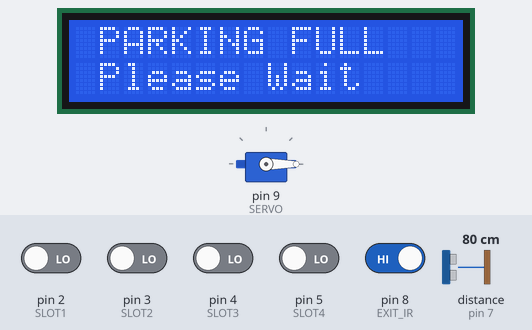
The sketch below on a simulated Arduino Uno, built with avr-gcc and run on an emulated ATmega328P. On the bench: servo, 16×2 character LCD. Wiring (inferred from the names in the program): ultrasonic range finder: trigger pin 6; echo pin 7. The test bench sets the inputs (shaded band); at power-on: pin 8 (EXIT_IR) HIGH, pin 2 (SLOT1), pin 3 (SLOT2), pin 4 (SLOT3), pin 5 (SLOT4) LOW, distance to the obstacle (sensor on pin 7) 80 cm. The echo pulse lasts 58.3 µs per cm; what the sketch prints to the serial monitor is not drawn.

Above: at 3.2 s.
3.3 s: pin 2 (SLOT1) driven HIGH
At 4.7 s:
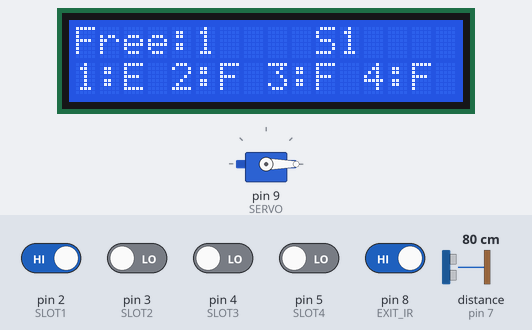
5.1 s: pin 3 (SLOT2) driven HIGH
At 5.5 s:
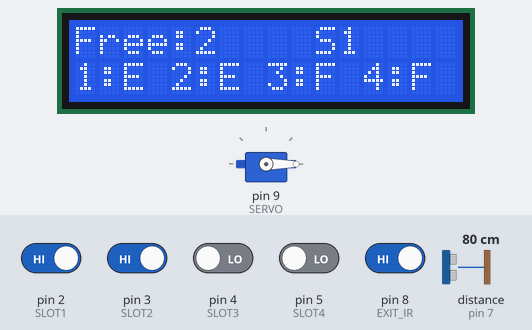
6.6 s: pin 4 (SLOT3) driven HIGH
At 7.6 s:
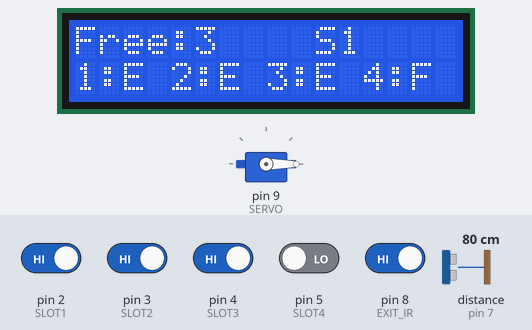
8.1 s: pin 5 (SLOT4) driven HIGH
At 9.3 s:
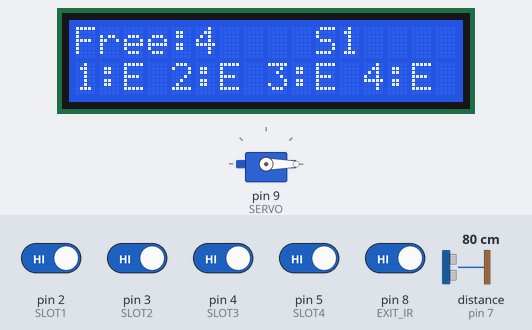
9.6 s: pin 2 (SLOT1) driven LOW
At 10.5 s:
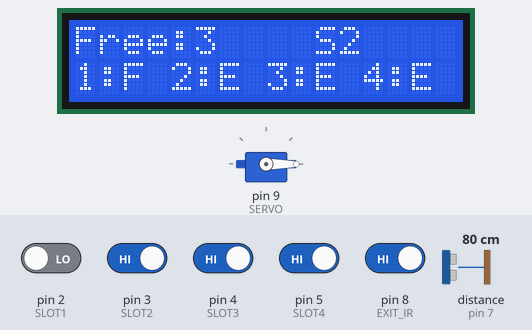
11.1 s: pin 3 (SLOT2) driven LOW
At 12.5 s:
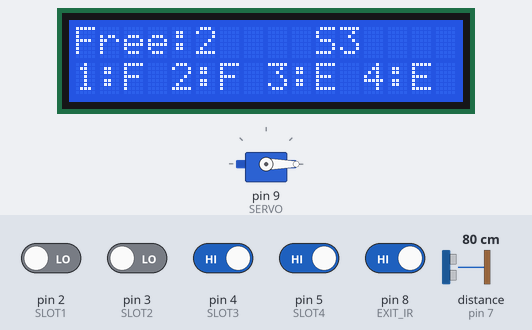
Timing chart, 0 to 13.6 s (numbered marks = the images above; inputs shaded):
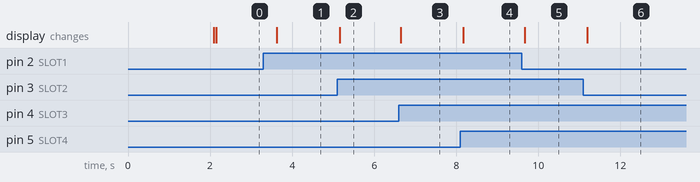

Measured:
- after the input at 3.3 s, the display: changes after 0.33 s (image 1)
- after the input at 5.1 s, the display: changes after 0.06 s (image 2)
- after the input at 6.6 s, the display: changes after 0.05 s (image 3)
- after the input at 8.1 s, the display: changes after 0.07 s (image 4)
- after the input at 9.6 s, the display: changes after 0.07 s (image 5)
- after the input at 11.1 s, the display: changes after 0.09 s (image 6)

The sketch:

Arduino_V2.ino
```cpp
/*****************************************************
      SMART PARKING MANAGEMENT SYSTEM
              Arduino UNO V2
*****************************************************/

#include <Wire.h>
#include <LiquidCrystal_I2C.h>
#include <Servo.h>

#include <SoftwareSerial.h>

SoftwareSerial espSerial(10, 11);

/************* LCD ****************/
LiquidCrystal_I2C lcd(0x27,16,2);

/************* Servo **************/
Servo gateServo;

/************* Pin Definition **************/

// Parking IR Sensors
const byte SLOT1 = 2;
const byte SLOT2 = 3;
const byte SLOT3 = 4;
const byte SLOT4 = 5;

// Ultrasonic
const byte TRIG = 6;
const byte ECHO = 7;

// Exit IR
const byte EXIT_IR = 8;

// Servo
const byte SERVO = 9;

/************* Servo Position **************/

const int GATE_OPEN = 90;
const int GATE_CLOSE = 0;

/************* Ultrasonic **************/

const int ENTRY_DISTANCE = 10;      // 10 cm

long duration;
float distance;

/************* Slot Status **************/

bool slot1 = true;
bool slot2 = true;
bool slot3 = true;
bool slot4 = true;

int availableSlots = 4;

String recommendSlot = "S1";

/************* Gate Status **************/

bool gateOpen = false;
bool entryDetected = false;
bool exitDetected = false;

/************* Timer **************/

unsigned long lcdTimer = 0;
unsigned long espTimer = 0;

const unsigned long LCD_DELAY = 500;
const unsigned long ESP_DELAY = 1000;

/*****************************************************
                    SETUP
*****************************************************/

void setup()
{

Serial.begin(9600);
espSerial.begin(9600);
Serial.println("Arduino Started");

/******** Pin Mode ********/

pinMode(SLOT1,INPUT);
pinMode(SLOT2,INPUT);
pinMode(SLOT3,INPUT);
pinMode(SLOT4,INPUT);

pinMode(TRIG,OUTPUT);
pinMode(ECHO,INPUT);

pinMode(EXIT_IR,INPUT);

/******** Servo ********/

gateServo.attach(SERVO);

gateServo.write(GATE_CLOSE);

/******** LCD ********/

lcd.init();

lcd.backlight();

lcd.clear();

lcd.setCursor(0,0);
lcd.print("SMART PARKING");

lcd.setCursor(1,1);
lcd.print("Initializing");

delay(2000);

lcd.clear();

}

/*****************************************************
            READ PARKING SLOT STATUS
*****************************************************/
void readSlots()
{
  // HIGH = Empty
  // LOW  = Occupied
  // Agar tumhare sensor ulte nikle to sirf ! hata dena

  slot1 = digitalRead(SLOT1);
  slot2 = digitalRead(SLOT2);
  slot3 = digitalRead(SLOT3);
  slot4 = digitalRead(SLOT4);

  availableSlots = 0;

  if(slot1) availableSlots++;
  if(slot2) availableSlots++;
  if(slot3) availableSlots++;
  if(slot4) availableSlots++;
}

/*****************************************************
        FIND RECOMMENDED SLOT
*****************************************************/
void findRecommendSlot()
{
  if(slot1)
    recommendSlot = "S1";

  else if(slot2)
    recommendSlot = "S2";

  else if(slot3)
    recommendSlot = "S3";

  else if(slot4)
    recommendSlot = "S4";

  else
    recommendSlot = "FULL";
}

/*****************************************************
          ULTRASONIC DISTANCE
*****************************************************/
float getDistance()
{
  digitalWrite(TRIG, LOW);
  delayMicroseconds(2);

  digitalWrite(TRIG, HIGH);
  delayMicroseconds(10);

  digitalWrite(TRIG, LOW);

  duration = pulseIn(ECHO, HIGH);

  distance = duration * 0.0343 / 2.0;

  return distance;
}

/*****************************************************
          GATE OPEN FUNCTION
*****************************************************/
void openGate()
{
  if(!gateOpen)
  {
    gateServo.write(GATE_OPEN);
    gateOpen = true;
  }
}

/*****************************************************
          GATE CLOSE FUNCTION
*****************************************************/
void closeGate()
{
  if(gateOpen)
  {
    gateServo.write(GATE_CLOSE);
    gateOpen = false;
  }
}

/*****************************************************
                LCD UPDATE
*****************************************************/
void updateLCD()
{
  lcd.clear();

  // First Line
  lcd.setCursor(0,0);
  lcd.print("Free:");
  lcd.print(availableSlots);

  lcd.setCursor(10,0);
  lcd.print(recommendSlot);

  // Second Line
  lcd.setCursor(0,1);

  lcd.print(slot1 ? "1:E " : "1:F ");
  lcd.print(slot2 ? "2:E " : "2:F ");

  lcd.setCursor(8,1);

  lcd.print(slot3 ? "3:E " : "3:F ");
  lcd.print(slot4 ? "4:E" : "4:F");
}

/*****************************************************
        CREATE DATA FOR ESP32
*****************************************************/
String createPacket()
{
  String data = "";

  data += String(slot1);
  data += ",";

  data += String(slot2);
  data += ",";

  data += String(slot3);
  data += ",";

  data += String(slot4);
  data += ",";

  data += String(availableSlots);
  data += ",";

  data += recommendSlot;

  return data;
}

/*****************************************************
        SEND DATA TO ESP32
*****************************************************/
void sendData()
{
  espSerial.println(createPacket());
  Serial.println(createPacket());
}

/*****************************************************
      SHOW PARKING FULL MESSAGE
*****************************************************/
void parkingFullMessage()
{
  lcd.clear();

  lcd.setCursor(0,0);
  lcd.print(" PARKING FULL ");

  lcd.setCursor(0,1);
  lcd.print(" Please Wait ");
}

/*****************************************************
            ENTRY GATE LOGIC
*****************************************************/
void entryGate()
{
  distance = getDistance();

  // Car Entry Detected
  if(distance > 0 && distance <= ENTRY_DISTANCE)
  {
    if(availableSlots > 0)
    {
      openGate();
      entryDetected = true;
    }
    else
    {
      parkingFullMessage();
    }
  }

  // Car Crossed Sensor
  if(entryDetected && distance > ENTRY_DISTANCE)
  {
    delay(1000);

    closeGate();

    entryDetected = false;
  }
}

/*****************************************************
            EXIT GATE LOGIC
*****************************************************/
void exitGate()
{
  // Car reached Exit IR
  if(digitalRead(EXIT_IR) == LOW)
  {
    if(!exitDetected)
    {
      openGate();

      exitDetected = true;
    }
  }

  // Car Passed Exit Sensor
  if(exitDetected && digitalRead(EXIT_IR) == HIGH)
  {
    delay(1000);

    closeGate();

    exitDetected = false;
  }
}

/*****************************************************
                    MAIN LOOP
*****************************************************/

void loop()
{

  // Read All Parking Slots
  readSlots();

  // Find Recommended Slot
  findRecommendSlot();

  // Entry Gate
  entryGate();

  // Exit Gate
  exitGate();

  // LCD Update Every 500 ms
  if(millis() - lcdTimer >= LCD_DELAY)
  {
    lcdTimer = millis();

    if(availableSlots > 0)
      updateLCD();
    else
      parkingFullMessage();
  }

  // Send Data to ESP32 Every 1 Second
  if(millis() - espTimer >= ESP_DELAY)
  {
    espTimer = millis();

    sendData();
  }

}
```
